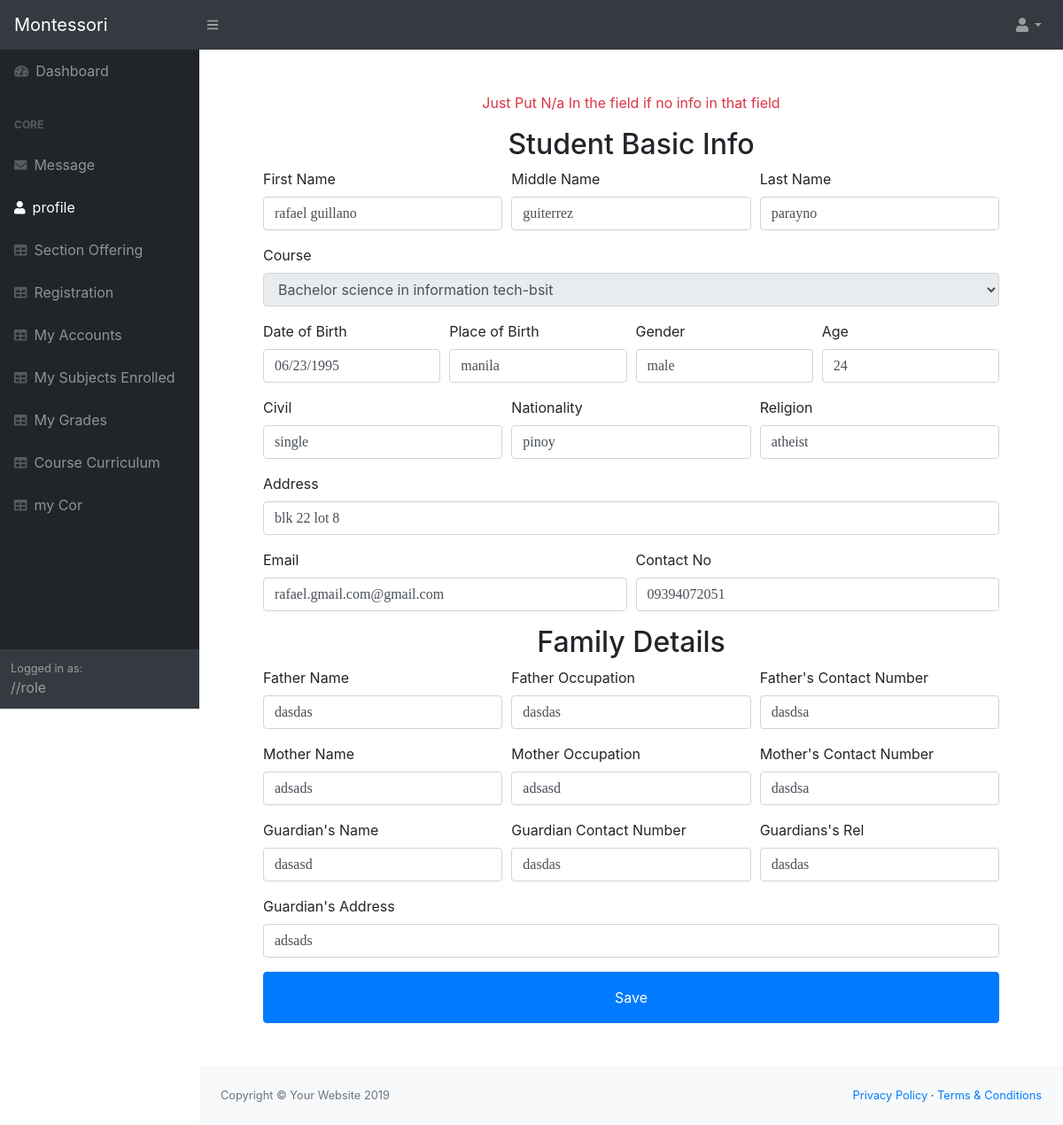
The page /system/pages/StudentProfile.php (signed in) on the database its author committed.
### tables this page shows
CREATE TABLE `personaldata` (
  `personal_id` int(11) NOT NULL,
  `sno` varchar(30) NOT NULL,
  `firstname` varchar(50) NOT NULL,
  `lastname` varchar(50) NOT NULL,
  `middlename` varchar(20) NOT NULL,
  `Course` int(11) NOT NULL,
  `pob` varchar(20) NOT NULL,
  `dob` varchar(20) NOT NULL,
  `gender` varchar(20) NOT NULL,
  `civil` varchar(20) NOT NULL,
  `nationality` varchar(20) NOT NULL,
  `Address` text NOT NULL,
  `CpNo` varchar(20) NOT NULL,
  `EmailAdd` varchar(50) NOT NULL,
  `Religion` varchar(20) NOT NULL,
  `age` int(11) NOT NULL,
  `isEnrolled` int(11) NOT NULL,
  `semid` int(11) NOT NULL,
  `syid` int(11) NOT NULL
);

CREATE TABLE `courses` (
  `courses_id` int(11) NOT NULL,
  `coursesName` varchar(50) NOT NULL,
  `coursesCode` varchar(10) NOT NULL
);

CREATE TABLE `famdata` (
  `fam_id` int(11) NOT NULL,
  `fname` varchar(30) NOT NULL,
  `fcno` varchar(20) DEFAULT NULL,
  `fo` varchar(30) NOT NULL,
  `mname` varchar(30) NOT NULL,
  `mcno` varchar(20) NOT NULL,
  `mo` varchar(20) NOT NULL,
  `gname` varchar(30) NOT NULL,
  `gno` varchar(20) NOT NULL,
  `gadd` text NOT NULL,
  `grel` varchar(10) NOT NULL,
  `sno` varchar(30) NOT NULL
);

### system/pages/StudentProfile.php (called while the page is built)
<?php
include('header.php');
include('navigation.php');
?>
<?php
include('Students/_EditProfile.php');
?>
<?php
include('footer.php');
?>

### system/pages/functions.php (called while the page is built, shortened)
<?php
$db = new DBController();
$personal = new PersonalData($db);
$family = new FamilyData($db);
$course = new Course($db);

### system/pages/Students/_EditProfile.php (the view, shortened to what this page needs)
<?php
$sno =  $_SESSION['id'];
$studentinfo = $personal->getDatabySearching('sno', $sno);
$courseList = $course->getData();
$faminfo = $family->getDatabySearching('sno', $sno);
?>
<main>
    <div class="container-fluid">
        <form action="" class="m-5" method="POST">
            <p style="font-size: 16px" class='text-danger text-center mt-3'>Just Put N/a In the field if no info in that field</p>
            <h2 class="text-center">Student Basic Info</h2>
            <div class="form-row">
                <div class="form-group col-md-4">
                    <label for="FirstName">First Name</label>
                    <input type="text" value="<?= $studentinfo['firstname'] ?>" name="FirstName" class="form-control" id="FirstName" />
                </div>
                <div class="form-group col-md-4">
                    <label for="MiddleName">Middle Name</label>
                    <input type="text" value="<?= $studentinfo['middlename'] ?>" name="MiddleName" class="form-control" id="MiddleName">
                </div>
                <div class="form-group col-md-4">
                    <label for="LastName">Last Name</label>
                    <input type="text" value="<?= $studentinfo['lastname'] ?>" name="LastName" class="form-control" id="LastName">
                </div>
            </div>
            <div class="form-group">
                <label for="Course">Course</label>
                <select name="Course" class="form-control" id="exampleFormControlSelect1" disabled>
                    <?php array_map(function ($course) use ($studentinfo) { ?>
                        <option value="<?= $course['courses_id']  ?>" <?php
                                                                        $selected = $studentinfo['Course'] == $course['courses_id'] ? 'selected' : '';
                                                                        echo $selected;
                                                                        ?>>
                            <?= $course['coursesName'] . '-' . $course['coursesCode'] ?>
                        </option>
                    <?php }, $courseList) ?>
                </select>
            </div>
            <div class="form-row">
                <div class="form-group col-md-3">
                    <label for="Dob">Date of Birth</label>
                    <input type="text" value="<?= $studentinfo['dob'] ?>" name="Dob" class="form-control" id="Dob" placeholder="dd/mm/yyyy">
                </div>
                <div class="form-group col-md-3">
                    <label for="Pob">Place of Birth</label>
                    <input type="text" value="<?= $studentinfo['pob'] ?>" name="Pob" class="form-control" id="Pob">
                </div>
                <div class="form-group col-md-3">
                    <label for="Gender">Gender</label>
                    <input type="text" value="<?= $studentinfo['gender'] ?>" name="Gender" class="form-control" id="Gender">
                </div>
                <div class="form-group col-md-3">
                    <label for="age">Age</label>
                    <input type="number" value="<?= $studentinfo['age'] ?>" name="age" class="form-control" min="0" id="age">
                </div>
            </div>
            <div class="form-row">
                <div class="form-group col-md-4">
                    <label for="Civil">Civil</label>
                    <input type="text" value="<?= $studentinfo['civil'] ?>" name="Civil" class="form-control" id="Civil">
                </div>
                <div class="form-group col-md-4">
                    <label for="Nat">Nationality</label>
                    <input type="text" value="<?= $studentinfo['nationality'] ?>" name="Nat" class="form-control" id="Nat">
                </div>
                <div class="form-group col-md-4">
                    <label for="Rel">Religion</label>
                    <input type="text" value="<?= $studentinfo['Religion'] ?>" name="Rel" class="form-control" id="Rel">
                </div>
            </div>
            <div class="form-group">
                <label for="inputAddress2">Address </label>
                <input type="text" value="<?= $studentinfo['Address'] ?>" name="Address" class="form-control" id="inputAddress" placeholder="Address">
            </div>
            <div class="form-row">
                <div class="form-group col-md-6">
                    <label for="email">Email</label>
                    <input type="email" value="<?= $studentinfo['EmailAdd'] ?>" name="email" class="form-control" id="email">
                </div>
                <div class="form-group col-md-6">
                    <label for="ContactNo">Contact No</label>
                    <input type="text" value="<?= $studentinfo['CpNo'] ?>" name="ContactNo" class="form-control" id="ContactNo">
                </div>
            </div>
            <h2 class="text-center">Family Details</h2>
            <div class="form-row">
                <div class="form-group col-md-4">
                    <label for="Fname">Father Name</label>
                    <input type="text" value="<?= $faminfo['fname'] ?>" name="Fname" class="form-control" id="Fname">
                </div>
                <div class="form-group col-md-4">
                    <label for="fo">Father Occupation</label>
                    <input type="text" value="<?= $faminfo['fo'] ?>" name="fo" class="form-control" id="MiddleName">
                </div>
                <div class="form-group col-md-4">
                    <label for="fcno">Father's Contact Number</label>
                    <input type="text" value="<?= $faminfo['fcno'] ?>" name="fcno" class="form-control" id="fcno">
                </div>
            </div>
            <div class="form-row">
                <div class="form-group col-md-4">
                    <label for="mname">Mother Name</label>
                    <input type="text" value="<?= $faminfo['mname'] ?>" name="mname" class="form-control" id="mname">
                </div>
                <div class="form-group col-md-4">
                    <label for="mo">Mother Occupation</label>
                    <input type="text" value="<?= $faminfo['mo'] ?>" name="mo" class="form-control" id="MiddleName">
                </div>
                <div class="form-group col-md-4">
                    <label for="mcno">Mother's Contact Number</label>
                    <input type="text" value="<?= $faminfo['mcno'] ?>" name="mcno" class="form-control" id="mcno">
                </div>
            </div>
            <div class="form-row">
                <div class="form-group col-md-4">
                    <label for="gname">Guardian's Name</label>
                    <input type="text" value="<?= $faminfo['gname'] ?>" name="gname" class="form-control" id="mname">
                </div>
                <div class="form-group col-md-4">
                    <label for="gno">Guardian Contact Number</label>
                    <input type="text" value="<?= $faminfo['gno'] ?>" name="gno" class="form-control" id="MiddleName">
                </div>
                <div class="form-group col-md-4">
                    <label for="grel">Guardians's Rel</label>
                    <input type="text" value="<?= $faminfo['grel'] ?>" name="grel" class="form-control" id="grel">
                </div>
            </div>
            <div class="form-group">
                <label for="gadd">Guardian's Address </label>
                <input type="text" value="<?= $faminfo['gadd'] ?>" name="gadd" class="form-control" id="gadd" placeholder="Guardian Address">
            </div>
            <div class="text-center">
                <button type="submit" name="editStudentProfile" class="btn btn-primary py-3 btn-block">Save</button>
            </div>
        </form>
    </div>
</main>

### system/css/form.css (style rules this page uses)
input { padding: 10px; width: 100%; font-size: 17px; font-family: Raleway; border: 1px solid #aaaaaa; }

### rows shown on the page
personaldata: FirstName "rafael guillano", MiddleName "guiterrez", LastName "parayno", Dob "06/23/1995", Pob "manila", Gender "male", age "24", Civil "single", Nat "pinoy", Rel "atheist", Address "blk 22 lot 8", email "rafael.gmail.com@gmail.com", ContactNo "09394072051"
courses: Course "Bachelor science in information tech-bsit"
famdata: Fname "dasdas", fo "dasdas", fcno "dasdsa", mname "adsads", mo "adsasd", mcno "dasdsa", gname "dasasd", gno "dasdas", grel "dasdas", gadd "adsads"
